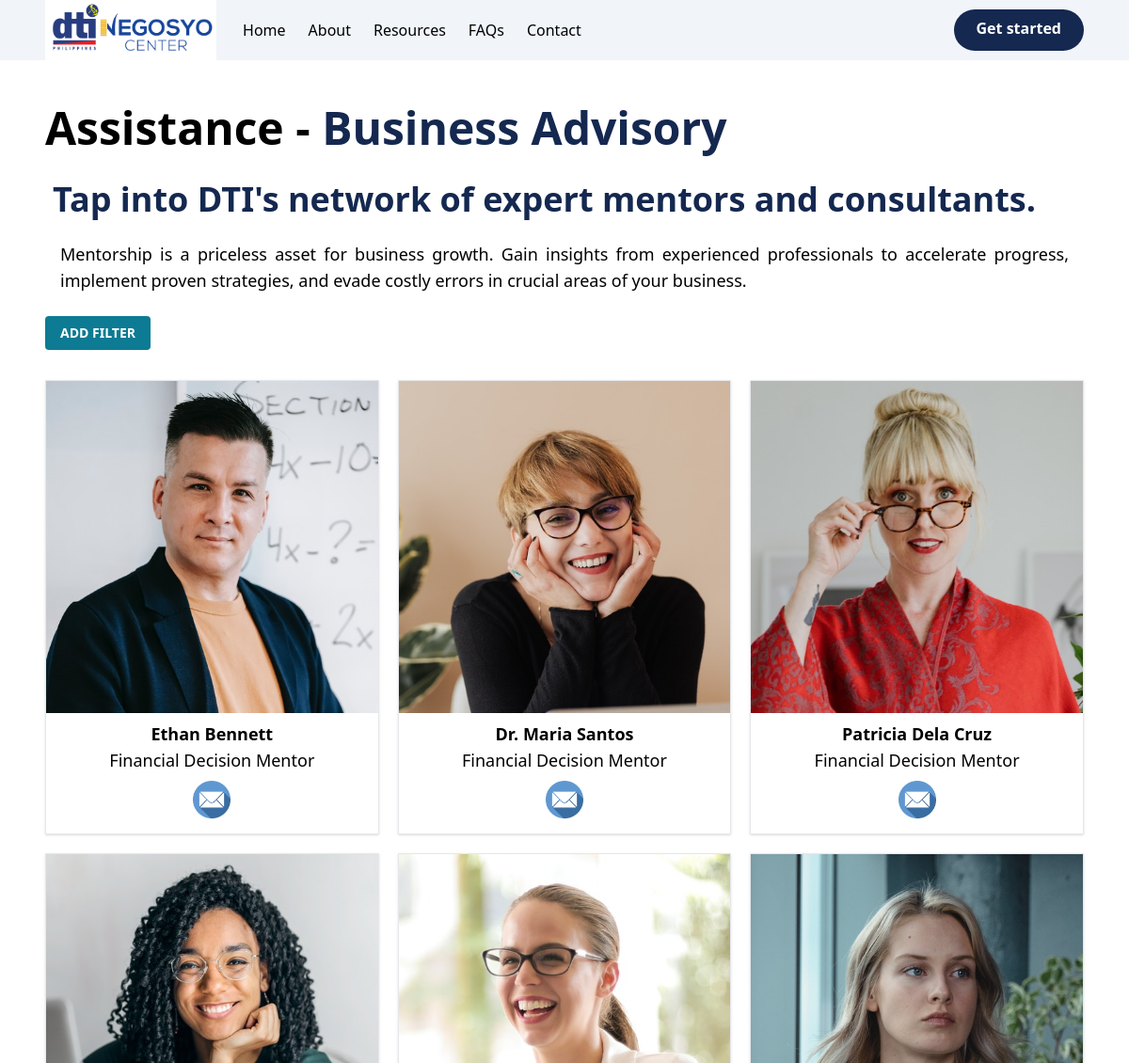
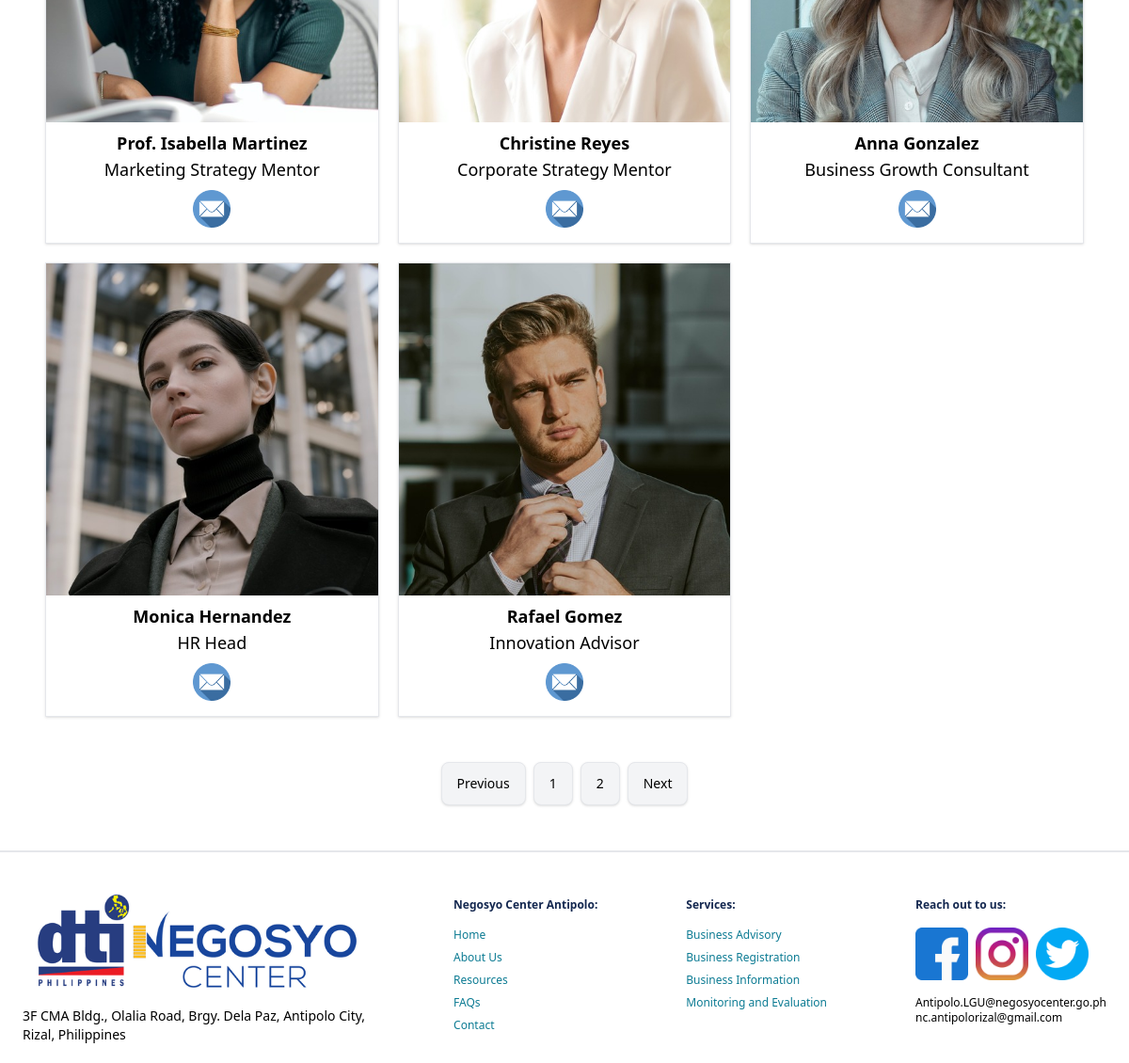
The app's page /business_advisory/ with its own data (2 pictures, top to bottom).
### nc_app/models.py (models this page shows, shortened)
class Expert(models.Model):
    name = models.CharField(max_length=200)
    id_name = models.CharField(max_length=200)
    position = models.CharField(max_length=200)
    company = models.CharField(max_length=200)
    expertise = models.CharField(max_length=200)
    email = models.EmailField(max_length=200)
    image = models.ImageField(upload_to='experts', blank=True, null=True)
    availability = models.CharField(max_length=200, blank=True, null=True)

### nc_app/views.py (the view)
# urls.py: path('business_advisory/', views.advisory, name='advisory'),
def advisory(request):
    experts = Expert.objects.all()
    filter_value = request.GET.get('filter')
    if filter_value:
        experts = experts.filter(expertise__contains=filter_value)
    content = {
        'page_title': 'Business Advisory',
        'experts': experts,
        'selected_filter': filter_value
    }
    return render(request, 'advisory.html', content)

### templates/advisory.html (shortened to what this page needs)
{% extends "base.html" %}
{% load static %}
{% block pageContent %}
   <section id="">
        <div class="items-center max-w-4xl mx-auto px-6 my-12 space-x-0 lg:items-start lg:max-w-6xl">
            <h1 class="text-4xl font-bold lg:text-5xl">Assistance -
                <span class="text-myNavy">Business Advisory</span>
            </h1>
            <div class="max-w-6xl mt-8 space-y-6">
                <h2 class="text-3xl font-bold text-myNavy px-2 md:text-4xl">Tap into DTI's network of expert mentors and consultants.</h2>
                <p class="text-justify px-4 md:text-lg">
                    Mentorship is a priceless asset for business growth. Gain insights from experienced professionals to accelerate progress, implement proven strategies, and evade costly errors in crucial areas of your business.</p>
                <div class="relative">
                    <button onclick="toggleAddFilter()" class="font-bold text-sm rounded py-2 px-4 bg-turquoise text-white hover:bg-skyBlue">
                        ADD FILTER
                    </button>
                </div>
            </div>
            <div class="mx-auto mt-8">
                <div class="container-advisory flex flex-wrap justify-start gap-5">
                    {% for expert in experts %}
                    <div class="border space-y-2 shadow">
                      <a href="/expert_mentor/{{expert.id_name}}">
                        <img src="{{expert.image.url}}" alt="email-icon">
                      </a>
                      <div class="text-lg text-center mt-2">
                        <p class="font-bold">{{ expert.name }}</p>
                        <p class="text-center">{{ expert.position }}</p>
                      </div>
                      <div class="h-auto w-10 mx-auto pb-4">
                        <a href="mailto:{{expert.email}}">
                          <img src="{% static 'img/contacts/email-blue.png' %}" alt="email-icon">
                        </a>
                      </div>
                    </div>
                    {% empty %}
                    <p>No expert/s found.</p>
                    {% endfor %}
                </div>
            </div>
            <div class="mt-12">
                <div class="flex justify-center space-x-2 mx-auto">
                    <p id="page" class="border px-4 py-3 shadow rounded-lg text-sm bg-gray-100">Previous</p>
                    <p id="page" class="border px-4 py-3 shadow rounded-lg text-sm bg-gray-100">1</p>
                    <p id="page" class="border px-4 py-3 shadow rounded-lg text-sm bg-gray-100">2</p>
                    <p id="page" class="border px-4 py-3 shadow rounded-lg text-sm bg-gray-100">Next</p>
                </div>
            </div>
        </div>
    </section>
{% endblock pageContent %}

### static/css/style.css (style rules this page uses)
.container-advisory > div { flex: 0 0 calc(25% - .9375rem); }
@media (max-width: 1200px) { .container-advisory > div { flex: 0 0 calc(33.33% - .8334rem); } }

### records on screen
Expert: image (picture), name "Ethan Bennett", position "Financial Decision Mentor"
Expert: image (picture), name "Dr. Maria Santos", position "Financial Decision Mentor"
Expert: image (picture), name "Patricia Dela Cruz", position "Financial Decision Mentor"
Expert: image (picture), name "Prof. Isabella Martinez", position "Marketing Strategy Mentor"
Expert: image (picture), name "Christine Reyes", position "Corporate Strategy Mentor"
Expert: image (picture), name "Anna Gonzalez", position "Business Growth Consultant"
Expert: image (picture), name "Monica Hernandez", position "HR Head"
Expert: image (picture), name "Rafael Gomez", position "Innovation Advisor"
